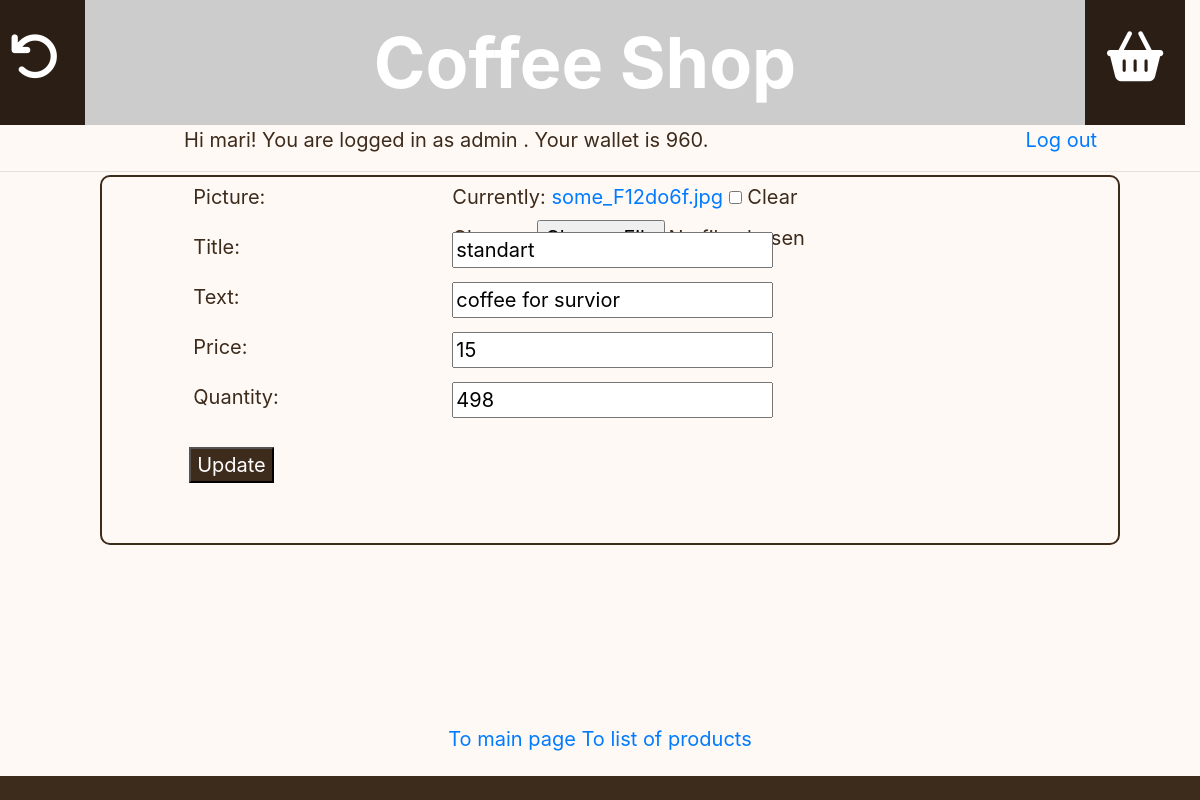
Screenshot of /product_update/3/ (signed in) with the database file from the repository.
### shop_app/models.py (models this page shows, shortened)
class Customer(AbstractUser):
    wallet = models.PositiveIntegerField(default=1000)

class Product(models.Model):
    picture = models.ImageField(max_length=100, blank=True, null=True)
    title = models.CharField(max_length=30, unique=True)
    text = models.CharField(max_length=100, blank=True, null=True)
    price = models.PositiveIntegerField(blank=True, null=True)
    quantity = models.PositiveIntegerField(default=0)

### shop_app/views.py (the view)
# urls.py: path('product_update/<int:pk>/', cls.ProductUpdateView.as_view(), name='product_update'),
class ProductUpdateView(SuperuserTestMixin, UpdateView):
    model = Product
    template_name = 'product_update.html'
    success_url = reverse_lazy('products_list')
    fields = ['picture', 'title', 'text', 'price', 'quantity']

### shop_app/views.py (called while the page is built)
    def test_func(self):
        if self.request.user.is_superuser:
            return True

### templates/product_update.html (shortened to what this page needs)
{% extends 'base.html' %}
{% block content %}
<form action="{% url 'product_update' object.id %}" method="post">
    {% for field in form %}
    <div class="row" style="padding:5px; height:50px;">
        <div class="col-1"></div>
        <div class="col-3">
            {{field.label}}:
        </div>
        <div class="col-8" style="height:50px;">
            {{field}}
        </div>
    </div>
    {% endfor %}
    <div class="row" style="padding:20px 0 0 0;">
        <div class="col-1"></div>
        <div class="col-10">
            <input type="submit" value="Update"
                   style="font-size: 20px; color:white; background-color: rgb(61, 43, 28);">
        </div>
        <div class="col-1"></div>
    </div>
</form>
{% endblock %}
{% block links %}
<a href="{% url 'index' %}">To main page</a>
<a href="{% url 'products_list' %}">To list of products</a>
{% endblock%}

### templates/base.html (shortened to what this page needs)
<!DOCTYPE html>
<html lang="en">
<head>
    <link rel="stylesheet" href="https://stackpath.bootstrapcdn.com/bootstrap/4.3.1/css/bootstrap.min.css"
>
</head>
<body style="background-color:rgb(255, 249, 246);">
<header style="width:100%">
    <div class="row"
         style="background-color: rgb(43, 31, 21); color: white; font-size:50px; width:100%;">
         <div class="col-1" style="text-align:center; padding:20px;">
            {% if request.user.is_superuser %}
            <a href="{% url 'purchase_return' %}"><i class="fas fa-undo" style="color:white;"></i></a>
            {% endif %}
        </div>
        <div class="col-10" style="text-align:center; padding:10px; background-image:url(https://i.picsum.photos/id/766/1300/150.jpg); font-size:70px; font-weight: bold;"> Coffee Shop</div>
        <div class="col-1" style="text-align:center; padding:20px;">
            {% if request.user.is_authenticated %}
            <a href="{% url 'basket' %}"><i class="fas fa-shopping-basket" style="color:white;"></i></a>
            {% endif %}
        </div>
    </div>
    <div class="row" style="color:rgb(61, 43, 28); font-size:20px;">
        <div class="col-9" style="text-align:center;">
            {% if request.user.is_authenticated %}
            Hi {{user.username}}! You are logged in
            {% if request.user.is_superuser %}
            as admin
            {% else %}
            as customer
            {% endif %}.
            Your wallet is {{user.wallet}}.
            {% else %}
            You aren't authorized! To buy products you must login!
            {% endif %}
        </div>
        <div class="col-3" style="text-align:center;">
            {% if request.user.is_authenticated %}
            <a href="{% url 'logout' %}">Log out</a>
            {% endif %}
        </div>
    </div>
</header>
<hr>
<div style="color:rgb(61, 43, 28); text-align:left; font-size: 20px; border:2px solid rgb(61, 43, 28); border-radius:10px;
margin: 0 100px 0 100px; width:85%; position:fixed; top:175px; bottom:12%; height:370px;">
    {% block content %}
    {% endblock %}
</div>
<div style="padding:20px; color:rgb(61, 43, 28); text-align:center; font-size: 20px; position: fixed; width: 100%; top: 88%; bottom: 3%">
    {% block links %}
    {% endblock%}
</div>
<footer class="footer"
        style="color: white; text-align: center; background-color: rgb(61, 43, 28); position: fixed; width: 100%; top: 97%; bottom: 0%">
</footer>
</body>
</html>

### rows the page displays
Customer: username "mari", wallet "960"
Product: form "standart" "coffee for survior" "15" "498"

### other values shown
{{ field.label }} "Picture" "Title" "Text" "Price" "Quantity"
